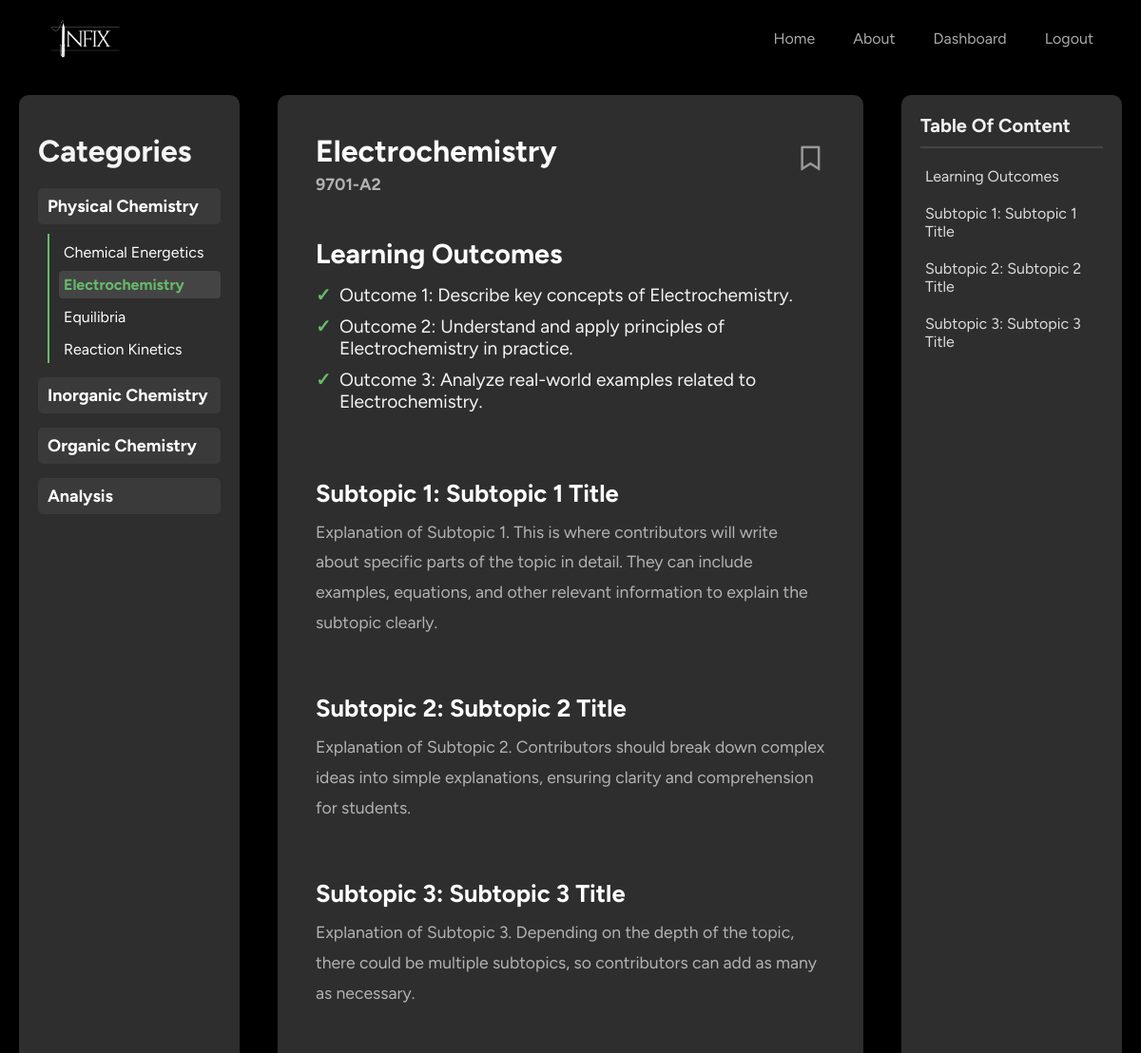
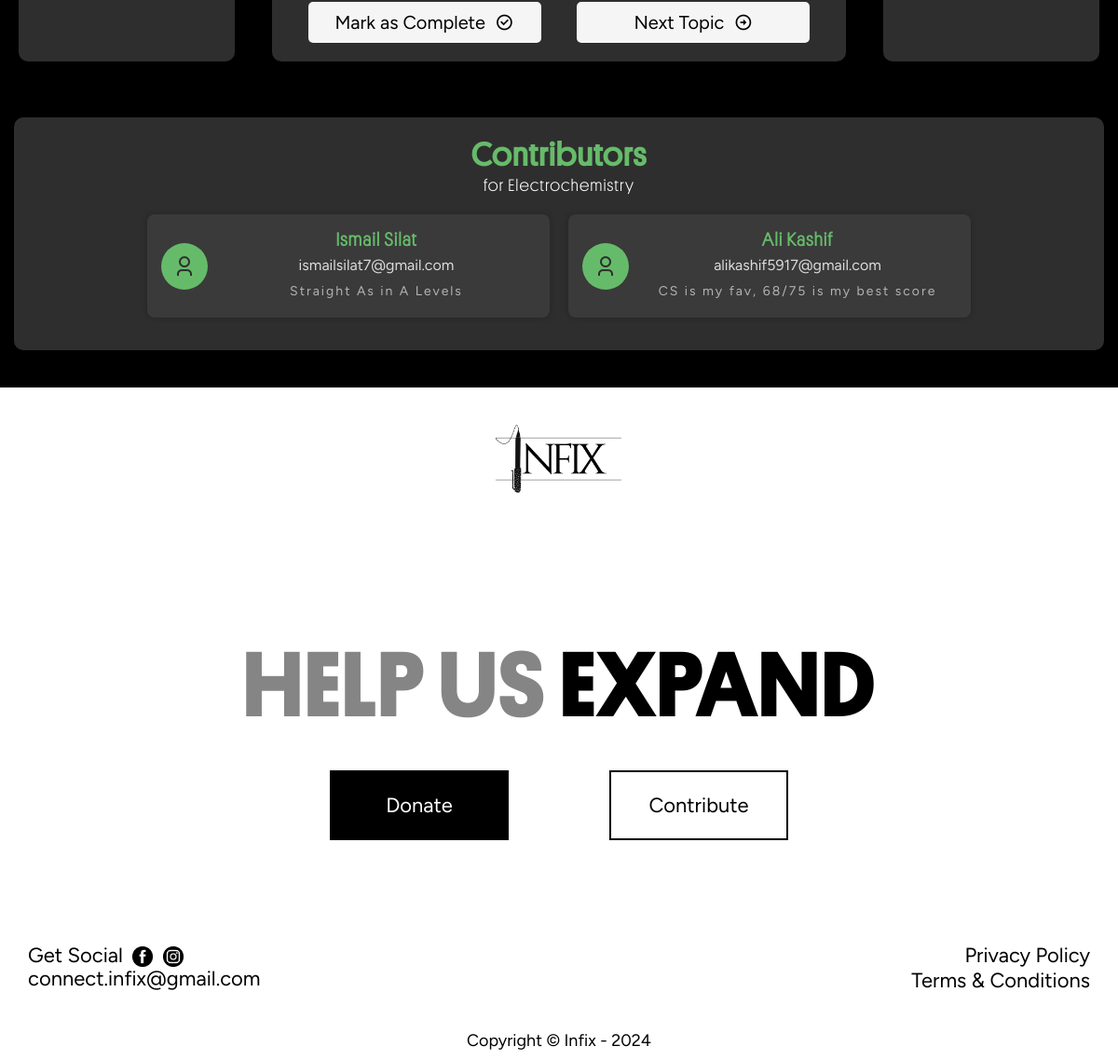
Screenshot of /course/9701-A2/Electrochemistry (signed in) with the database file from the repository (2 pictures, top to bottom).
### tables this page shows
CREATE TABLE categories (
    id INTEGER PRIMARY KEY AUTOINCREMENT,
    name TEXT UNIQUE NULL
);

CREATE TABLE topics (
    id INTEGER PRIMARY KEY AUTOINCREMENT,
    course_id INTEGER NOT NULL,
    title TEXT NOT NULL,
    category_id INTEGER NULL,
    seq_num INTEGER NOT NULL DEFAULT 0,
    FOREIGN KEY (course_id) REFERENCES courses(id) ON DELETE CASCADE,
    FOREIGN KEY (category_id) REFERENCES categories(id) ON DELETE CASCADE
);

### app.py (the view, shortened to what this page needs)
@app.route('/course/<course_code>/<topic>')
@login_required
def topic_detail(course_code, topic):
    course = db.execute("SELECT * FROM courses WHERE course_code = ?", course_code)
    if not course:
        flash("Course not found.", "warning")
        return redirect('/dashboard')
    course = course[0]  # Get the first result
    topic_details = db.execute("""
        SELECT t.title, c.name as course_name, c.course_code, t.id as topic_id, t.category_id, t.seq_num, c.id as course_id
        FROM topics t
        JOIN courses c ON t.course_id = c.id
        WHERE t.title = ? AND c.course_code = ?
    """, topic, course_code)
    if not topic_details:
        flash("Topic not found.", "error")
        return redirect(url_for('index'))  # Redirect to a suitable page if the topic is not found
    topic_details = topic_details[0]  # Get the first result
    print(topic_details)
    next_topic = db.execute("""
        SELECT title FROM topics
        WHERE course_id = ? AND id > ?
        ORDER BY id ASC
        LIMIT 1
    """, topic_details['course_id'], topic_details['topic_id'])
    next_topic = next_topic[0]['title'] if next_topic else None
    categories = db.execute("""
        SELECT * FROM categories
        WHERE id IN (
                        SELECT DISTINCT t.category_id FROM topics t
                        JOIN courses c ON t.course_id = c.id
                        WHERE c.course_code = ?
                    )
    """, course_code)
    topics_data = {}
    if categories:
        current_category = db.execute("""
            SELECT name FROM categories WHERE id = ?
        """, topic_details['category_id'])[0]['name']
        for category in categories:
            category_name = category['name']
            topics_in_category = db.execute("""
                SELECT title FROM topics
                WHERE category_id = ?
            """, category['id'])
            if topics_in_category:
                topics_data[category_name] = topics_in_category
            else:
                print(f"No topics found for category: {category_name}")
    topic_name = topic_details['title']
    course_name = topic_details['course_name']
    topic_id = topic_details['topic_id']
    result = db.execute("""
        SELECT * FROM bookmarks
        WHERE user_id = ? AND topic_id = ?
    """, session['user_id'], topic_id)
    bookmarked = bool(result)
    result = db.execute("""
        SELECT * FROM user_topics
        WHERE user_id = ? AND topic_id = ?
    """, session['user_id'], topic_id)
    completed = bool(result)
    contributors = []
    contributors = db.execute("""
        SELECT c.name, c.email, c.description, c.link
        FROM contributors c
        JOIN contributors_topics ct ON c.id = ct.contributor_id
        WHERE ct.topic_id = ?
    """, topic_id)
    print(contributors)
    contributors.append({"name" : "Ismail Silat", "email" : "ismailsilat7@gmail.com", "description" : "Straight As in A Levels", "link" : "https://instagram.com/ismail.silat"})
    contributors.append({"name" : "Ali Kashif", "email" : "alikashif5917@gmail.com", "description" : "CS is my fav, 68/75 is my best score", "link" : "https://instagram.com/ali___kashif"})
    path = "A Levels" if 'A' in course_code else "O Levels"
    formatted_topic = replace_special_characters(topic.lower().replace(' ', '_'))
    template_path = f"{path}/{course_name} {course_code}/{formatted_topic}.html"
    return render_template(
        template_path,
        topic_name=topic_name,
        course_name=course_name,
        course_code=course_code,
        topic_id=topic_id,
        topics_data=topics_data,  # Structured topics and categories
        current_topic=topic_name,  # Current topic
        current_category=current_category,  # Current category
        formatted_topic=formatted_topic,
        bookmarked=bookmarked,
        completed=completed,
        next_topic=next_topic,  # Add the next topic to the context
        contributors=contributors
    )

### app.py (called while the page is built)
@app.after_request
def after_request(response):
    response.headers["Cache-Control"] = "no-cache, no-store, must-revalidate"
    response.headers["Expires"] = "0"
    response.headers["Pragma"] = "no-cache"
    return response

def replace_special_characters(text):
    replacements = {
        "‘": "'", "’": "'", "“": '"', "”": '"', "—": "-", "–": "-", "…": "...",
        "é": "e", "è": "e", "ê": "e", "ë": "e", "á": "a", "à": "a", "â": "a",
        "ä": "a", "í": "i", "ì": "i", "î": "i", "ï": "i", "ó": "o", "ò": "o",
        "ô": "o", "ö": "o", "ú": "u", "ù": "u", "û": "u", "ü": "u", "ç": "c",
        "ñ": "n", "ß": "ss", "ÿ": "y"
    }
    for key, value in replacements.items():
        text = text.replace(key, value)
    return text

### helpers.py (called while the page is built)
def login_required(f):
    @wraps(f)
    def decorated_function(*args, **kwargs):
        if session.get("user_id") is None:
            return redirect("/login")
        return f(*args, **kwargs)
    return decorated_function

### templates/A Levels/Chemistry 9701-A2/electrochemistry.html
{% extends 'topic_base.html' %}
            {% block topic_detail %}
                <div id="title">
                    <h2>Electrochemistry<p>9701-A2</p></h2> {% if bookmarked %}
                        <div href="/bookmark" class="bookmark-icon remove-bookmark" title="Remove Bookmark" onclick="submitBookmarkRequest()">
                            <i class="ri-bookmark-fill" style="color: #66bb6a;"></i>
                        </div>
            {% else %}
                        <div href="/bookmark" class="bookmark-icon add-bookmark" title="Add Bookmark" onclick="submitBookmarkRequest()">
                            <i class="ri-bookmark-line" style="color: #999;"></i>
                        </div> {% endif %}
                </div>
                <div id="learning-outcomes" class="toc-item">
                    <h2>Learning Outcomes</h2>
                    <ul>
                        <li>Outcome 1: Describe key concepts of Electrochemistry.</li>
                        <li>Outcome 2: Understand and apply principles of Electrochemistry in practice.</li>
                        <li>Outcome 3: Analyze real-world examples related to Electrochemistry.</li>
                    </ul>
                </div>
                <div class="subtopic toc-item" id="subtopic-1">
                    <h3>Subtopic 1: Subtopic 1 Title</h3>
                    <p>
                        Explanation of Subtopic 1. This is where contributors will write about specific parts of the topic in detail. They can include examples, equations, and
                        other relevant information to explain the subtopic clearly.
                    </p>
                </div>
                <div class="subtopic toc-item" id="subtopic-2">
                    <h3>Subtopic 2: Subtopic 2 Title</h3>
                    <p>
                        Explanation of Subtopic 2. Contributors should break down complex ideas into simple explanations, ensuring clarity and comprehension for students.
                    </p>
                </div>
                <div class="subtopic toc-item" id="subtopic-3">
                    <h3>Subtopic 3: Subtopic 3 Title</h3>
                    <p>
                        Explanation of Subtopic 3. Depending on the depth of the topic, there could be multiple subtopics, so contributors can add as many as necessary.
                    </p>
                </div>
            {% endblock %}

### templates/topic_base.html (shortened to what this page needs)
{% extends 'base.html' %}
{% block styles %}
<link rel="stylesheet" href="{{ url_for('static', filename='css/topic_base.css') }}">
<link href="https://cdn.jsdelivr.net/npm/remixicon@4.3.0/fonts/remixicon.css" rel="stylesheet"/>
{% endblock %}
{% block HomeActive %}inactive{% endblock %}
{% block content %}
    <div id="topic-content">
        <div class="links-container">
            {% if topics_data.items() %}
            {% if current_category != "Topics" %}
                <h1 style="padding: 20px 0;">Categories</h1>
            {% else %}
                <h1 style="padding: 10px 0;"></h1>
            {% endif %}
            {% endif %}
            {% for category, topics in topics_data.items() %}
            <div class="categories">
                {% if category == current_category %}
                    <p class="category-name" onclick="toggleCategory('{{ category }}')"
                        class="active">
                    {{ category }}
                    </p>
                {% else %}
                    <p class="category-name" onclick="toggleCategory('{{ category }}')">
                    {{ category }}
                    </p>
                {% endif %}
                {% if category == current_category %}
                    <div id="{{ category|replace(' ', '_') }}" class="topics"
                        style="display: block;">
                        {% for topic in topics %}
                            {% if topic['title'] == current_topic %}
                                <a href="/course/{{course_code}}/{{topic['title']}}" class="topics-name current">
                                    {{ topic['title'] }}
                                </a>
                            {% else %}
                                <a href="/course/{{course_code}}/{{topic['title']}}" class="topics-name">
                                    {{ topic['title'] }}
                                </a>
                            {% endif %}
                        {% endfor %}
                    </div>
                {% endif %}
            </div>
            {% endfor %}
        </div>
        <div class="topic-main">
            <div class="topic-detail">
                {% block topic_detail %}
                {% endblock %}
            </div>
            <div class="buttons">
                {% if not completed %}
                    <form action="/markascomplete" method="post">
                        <button class="mark-as-complete" type="submit">
                            <span>Mark as Complete</span>
                            <i class="ri-checkbox-circle-line"></i>
                        </button>
                    </form>
                {% endif %}
                {% if next_topic %}
                    <a href="/course/{{course_code}}/{{ next_topic }}">
                        <button class="next">
                            <span>Next Topic</span>
                            <i class="ri-arrow-right-circle-line"></i>
                        </button>
                    </a>
                {% endif %}
            </div>
        </div>
        <div class="table-of-content" id="toc-container">
            <p class="table-head">Table Of Content</p>
            <div class="content-link" id="toc-main">
            </div>
        </div>
    </div>
    <div id="contributors">
        <h3 style="text-align: center;"><a href="/contributors" class="contributor-head" >Contributors</a> <br><span style="font-size: 18px; font-family: 'Platform-Light'; font-weight: 100; letter-spacing: 1px;">for {{topic_name}}</span></h3>
        {% if contributors %}
            <div class="contributor-list">
                {% for contributor in contributors %}
                    <form action="{{ contributor['link'] }}" method="get" class="contributor-form">
                        <button type="submit" class="contributor-item">
                            <div class="contributor-icon-container">
                                <i class="ri-user-3-line contributor-icon"></i>
                            </div>
                            <div class="contributor-details">
                                <h4>{{ contributor['name'] }}</h4>
                                <p>{{ contributor['email'] }}</p>
                                <p class="contributor-description quote">{{ contributor['description'] }}</p>
                            </div>
                        </button>
                    </form>
                {% endfor %}
            </div>
        {% else %}
            <p class="no-contributors">No contributors found for this topic.</p>
        {% endif %}
    </div>
{% endblock %}

### static/css/styles.css (style rules this page uses)
html { scroll-behavior: smooth; font-family: "Figtree", sans-serif; }
* { margin: 0; padding: 0; transition: all ease 0.3s; }
body, html { overflow-x: hidden; }
ul { list-style: none; }
a { text-decoration: none; color: inherit; }
a { text-decoration: none; color: #000000; }

### rows the page displays
categories: name "Physical Chemistry"
topics: title "Chemical Energetics"
topics: title "Electrochemistry"
topics: title "Equilibria"
topics: title "Reaction Kinetics"
categories: name "Inorganic Chemistry"
categories: name "Organic Chemistry"
categories: name "Analysis"

### other values shown
{{ contributor['name'] }} "Ismail Silat" "Ali Kashif"
{{ contributor['email'] }} "ismailsilat7@gmail.com" "alikashif5917@gmail.com"
{{ contributor['description'] }} "Straight As in A Levels" "CS is my fav, 68/75 is my best score"
